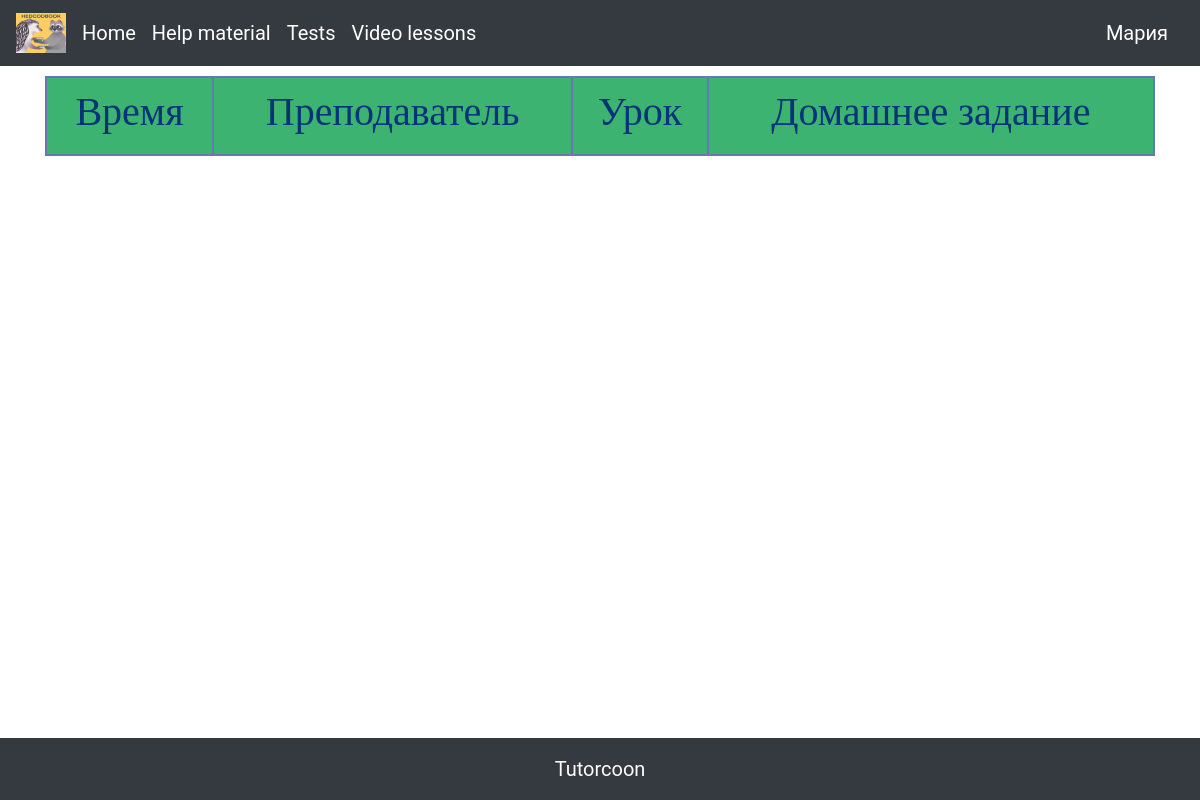
/day/3 (signed in), run on an earlier commit of the app's database.
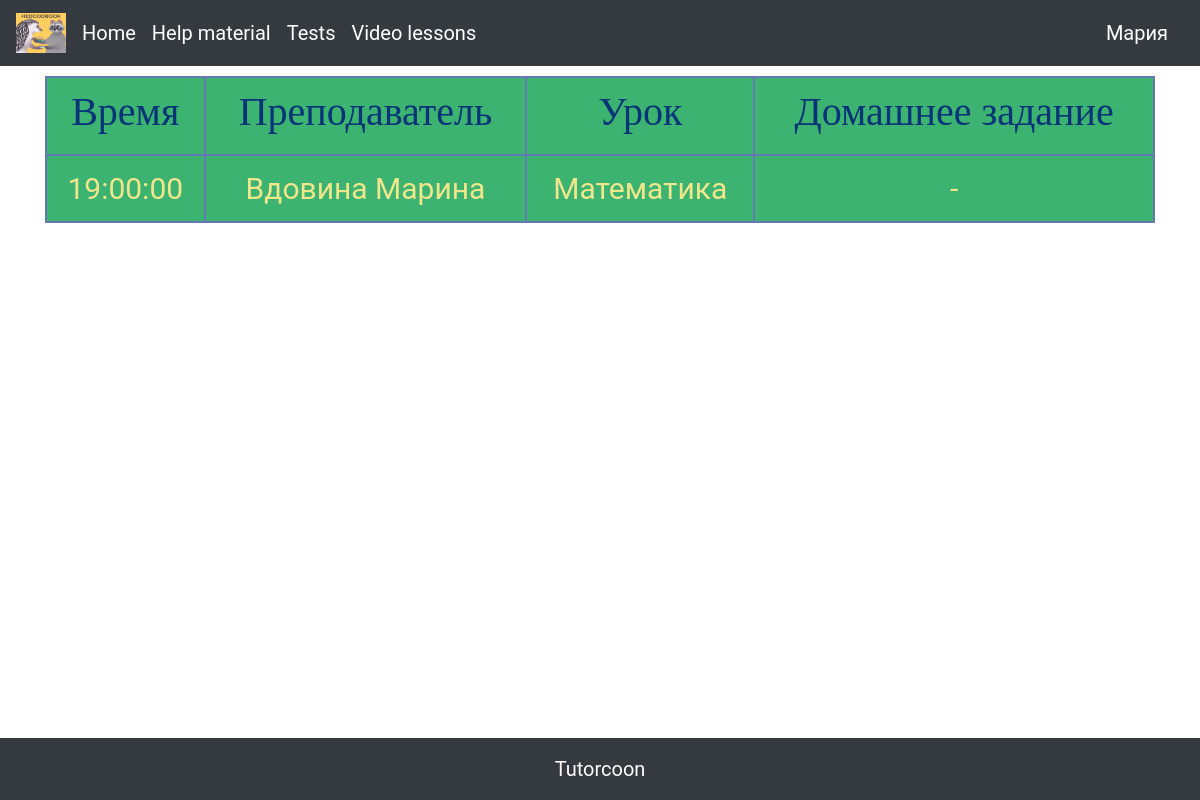
And on a later commit of the database.
### data/users.py (models this page shows, shortened)
class User(SqlAlchemyBase, UserMixin):
    __tablename__ = 'all_users'
    id = sqlalchemy.Column(sqlalchemy.Integer, primary_key=True, autoincrement=True)
    name = sqlalchemy.Column(sqlalchemy.String, nullable=True)
    surname = sqlalchemy.Column(sqlalchemy.String, nullable=True)
    phone_number = sqlalchemy.Column(sqlalchemy.String, nullable=True)
    email = sqlalchemy.Column(sqlalchemy.String, nullable=True)
    avatar = sqlalchemy.Column(sqlalchemy.String, nullable=True)
    status = sqlalchemy.Column(sqlalchemy.String, nullable=True)
    hashed_password = sqlalchemy.Column(sqlalchemy.String, nullable=True)
    students = orm.relationship("Student", backref="all_users")
    tutors = orm.relationship("Tutor", backref='all_users')
    parents = orm.relationship("Parent", backref='all_users')

### data/lessons.py (models this page shows, shortened)
class Lesson(SqlAlchemyBase, UserMixin):
    __tablename__ = 'lessons'
    id = sqlalchemy.Column(sqlalchemy.Integer, primary_key=True, autoincrement=True)
    name = sqlalchemy.Column(sqlalchemy.String, nullable=True)
    id_tutor = sqlalchemy.Column(sqlalchemy.Integer, sqlalchemy.ForeignKey('tutors.id_user'))
    students_and_when = sqlalchemy.Column(sqlalchemy.JSON, nullable=True, default={"id_of_students": [],
                                                                                   "when": []})
    homeworks = sqlalchemy.Column(sqlalchemy.JSON, nullable=True, default={})
    scores = sqlalchemy.Column(sqlalchemy.JSON, nullable=True, default={})

### main.py (the view, shortened to what this page needs)
@app.route("/day/<int:number>")
def day(number):
    current_month, current_year = datetime.datetime.today().month, datetime.datetime.today().year
    our_weekday = datetime.datetime(current_year, current_month, number).weekday()
    this_day = str(datetime.datetime(current_year, current_month, number))
    db_sess = db_session.create_session()
    sp_all = []
    if current_user.status == 'student':
        student = db_sess.query(Student).filter(Student.id_user == current_user.id).first()
        sp_lessons = student.tutors_and_parents_and_lessons['id_of_lessons']
        for id in sp_lessons:
            lesson = db_sess.query(Lesson).get(id)
            sp_dates = lesson.students_and_when['when']
            for i in sp_dates:
                if our_weekday == i[0]:
                    sp_all.append(i[1])
                    tutor = db_sess.query(User).get(lesson.id_tutor)
                    sp_all.append(f'{tutor.surname} {tutor.name}')
                    sp_all.append(lesson.name)
                    if this_day in lesson.homeworks.keys():
                        sp_all.append('+')
                    else:
                        sp_all.append('-')
        return render_template("day.html", who="Преподаватель", len_sp=len(sp_all), sp_all=sp_all, this_day=this_day)

### data/db_session.py (called while the page is built)
def create_session() -> Session:
    global __factory
    return __factory()

### main.py (called while the page is built)
@login_manager.user_loader
def load_user(user_id):
    db_sess = db_session.create_session()
    return db_sess.query(User).get(user_id)

### templates/day.html (shortened to what this page needs)
{% extends 'base.html' %}
{% block content %}
<link rel="stylesheet" type="text/css" href="/static/css/day.css">
<link rel="stylesheet" href="https://use.fontawesome.com/releases/v5.5.0/css/all.css">
<table class="container">
	    <thead>
	    	<tr>
			    <th><h1>Время</h1></th>
		    	<th><h1>{{ who }}</h1></th>
		    	<th><h1>Урок</h1></th>
                <th><h1>Домашнее задание</h1></th>
		    </tr>
	    </thead>
        {% for i in range(0, len_sp - 1, 4) %}
        <tr>
            <th><a style="color: #F0E68C">{{ sp_all[i] }}</a></th>
            <th><a style="color: #F0E68C">{{ sp_all[i + 1] }}</a></th>
            <th><a style="color: #F0E68C">{{ sp_all[i + 2] }}</a></th>
            {% if current_user.status == 'tutor' and sp_all[i + 3] == '-' %}
            <th><a href="/add_homework/{{ this_day }}" style="color: #F0E68C">Прикрепить ДЗ</a></th>
            {% elif sp_all[i + 3] == '+' %}
            <th><a href="/watch_homework/{{ this_day }}" style="color: #F0E68C">ДЗ прикреплено</a></th>
            {% else %}
            <th><a style="color: #F0E68C">-</a></th>
            {% endif %}
        </tr>
        {% endfor %}
    </table>
{% endblock %}

### templates/base.html (shortened to what this page needs)
<!doctype html>
<html lang="en">
  <head>
    <link rel="stylesheet"
          href="https://stackpath.bootstrapcdn.com/bootstrap/4.4.1/css/bootstrap.min.css"
>
    <link rel="stylesheet" type="text/css" href="/static/css/main.css">
  </head>
  <body>
    <nav class="navbar navbar-expand-lg navbar-dark bg-dark">
      <a href="/" class="navbar-brand">
        <img src="/static/img/html/emblem.jpg" width="50" height="40" alt="logo">
      </a>
      <div class="collapse navbar-collapse" id="navbarSupportedContent">
        <ul class="navbar-nav mr-auto">
          <li class="nav-item active">
            <a class="navbar-brand" href="/">Home</a>
          </li>
          <li class="nav-item active">
            <a class="navbar-brand" href="/">Help material</a>
          </li>
          <li class="nav-item active">
            <a class="navbar-brand" href="/">Tests</a>
          </li>
          <li class="nav-item active">
            <a class="navbar-brand" href="/">Video lessons</a>
          </li>
        </ul>
      </div>
      <a class="navbar-brand" href="/user_page">{{ current_user.name }}</a>
    </nav>
  <main role="main" class="container">
    {% block content %}{% endblock %}
  </main>
  </body>
<footer class="bg-dark text-center text-lg-start" style="margin-top: 30px">
  <div class="text-center p-3" style="color: Snow; font-family: Roboto; font-size: 20px">
    Tutorcoon
  </div>
</footer>
</html>

### static/css/main.css (style rules this page uses)
body { background-image: url(/static/img/html/main_page_fon.png); background-repeat: no-repeat; background-position: center center; background-attachment: fixed; -webkit-background-size: cover; -moz-background-size: cover; -o-background-size: cover; background-size: cover; }
body, html { height: 100% }
footer { position: absolute; bottom: 0; width: 100%; }
a { box-sizing: border-box; font-family: 'Roboto'; list-style: none; margin: 0; outline: none; padding: 0; }

### static/css/day.css (style rules this page uses)
table { font-family: "Lucida Sans Unicode", "Lucida Grande", Sans-Serif; font-family: 'FontName'; font-size: 30px; background: #3CB371; max-width: 70%; width: 70%; border-collapse: collapse; text-align: center; margin-top: 10px; }
th { font-weight: normal; color: #037; border-right: 2px solid #6678b1; border-left: 2px solid #6678b1; border-bottom: 2px solid #6678b1; border-top: 2px solid #6678b1; padding: 10px 8px; }

What changed in the data, as far as the page shows it:
now on this page (row edited): Lesson: name "Математика"
Also different on the page:
new list line: "19:00:00 Вдовина Марина -"
